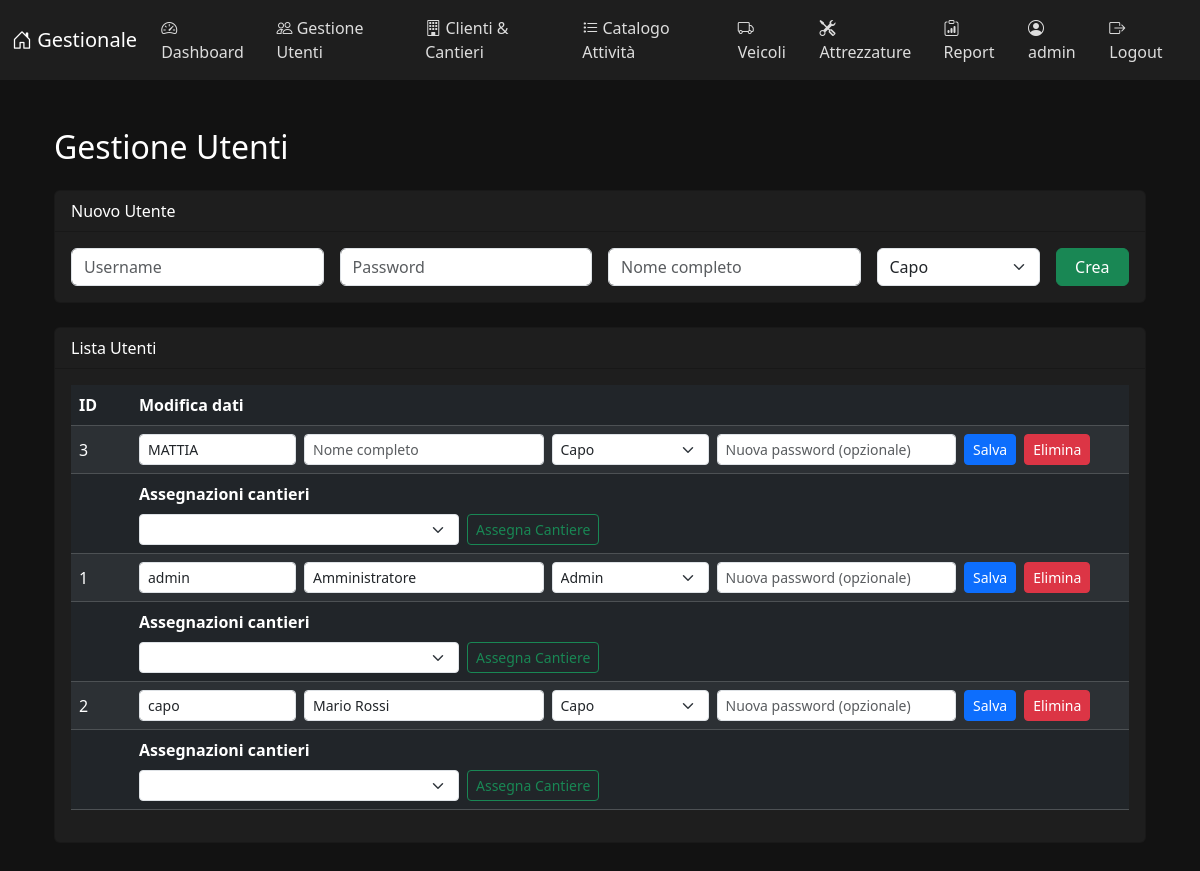
The app's page /admin/users (signed in) with its own data.
### templates/app.py (models this page shows, shortened)
class User(db.Model, UserMixin):
    id = db.Column(db.Integer, primary_key=True)
    username = db.Column(db.String(80), unique=True, nullable=False)
    password_hash = db.Column(db.String(255), nullable=False)
    role = db.Column(db.String(20), default="capo")  # "admin" o "capo"
    full_name = db.Column(db.String(120))

### templates/app.py (the view, shortened to what this page needs)
@app.route("/admin/users", methods=["GET","POST"])
@login_required
def users():
    if not is_admin(): return redirect(url_for("dashboard"))
    return render_template("users.html",
                           users=User.query.order_by(User.username).all(),
                           sites=Site.query.order_by(Site.name).all(),
                           assignments=Assignment.query.all())

### templates/app.py (called while the page is built, shortened)
@login_manager.user_loader
def load_user(uid):
    return User.query.get(int(uid))

def is_admin():
    return current_user.is_authenticated and current_user.role == "admin"

@app.context_processor
def inject_now():
    return {"now": datetime.now(), "timedelta": timedelta, "date": date}

@app.context_processor
def url_for_positional_adapter():
    def url_for_fix(endpoint, *args, **kwargs):
        return url_for(endpoint, **kwargs)
    return dict(url_for=url_for_fix)

### templates/users.html (shortened to what this page needs)
{% extends "base.html" %}
{% block content %}
<div class="container py-4">
  <h2 class="mb-4">Gestione Utenti</h2>
  <div class="card mb-4">
    <div class="card-header">Nuovo Utente</div>
    <div class="card-body">
      <form method="post" action="{{ url_for('users') }}" class="row g-3">
        <div class="col-md-3">
          <input type="text" name="username" class="form-control" placeholder="Username" required>
        </div>
        <div class="col-md-3">
          <input type="password" name="password" class="form-control" placeholder="Password" required>
        </div>
        <div class="col-md-3">
          <input type="text" name="full_name" class="form-control" placeholder="Nome completo">
        </div>
        <div class="col-md-2">
          <select name="role" class="form-select">
            <option value="capo">Capo</option>
          </select>
        </div>
        <div class="col-md-1">
          <button type="submit" class="btn btn-success w-100">Crea</button>
        </div>
      </form>
    </div>
  </div>
  <div class="card">
    <div class="card-header">Lista Utenti</div>
    <div class="card-body">
      <table class="table table-dark table-striped align-middle">
        <thead>
          <tr>
            <th style="width:60px">ID</th>
            <th>Modifica dati</th>
          </tr>
        </thead>
        <tbody>
        {% for u in users %}
          <tr>
            <td>{{ u.id }}</td>
            <td>
              <form method="post" action="{{ url_for('update_user', uid=u.id) }}" class="row g-2 align-items-center">
                <div class="col-md-2">
                  <input type="text" name="username" value="{{ u.username }}" class="form-control form-control-sm" required>
                </div>
                <div class="col-md-3">
                  <input type="text" name="full_name" value="{{ u.full_name or '' }}" class="form-control form-control-sm" placeholder="Nome completo">
                </div>
                <div class="col-md-2">
                  <select name="role" class="form-select form-select-sm">
                    <option value="capo"  {% if u.role=='capo' %}selected{% endif %}>Capo</option>
                    <option value="admin" {% if u.role=='admin' %}selected{% endif %}>Admin</option>
                  </select>
                </div>
                <div class="col-md-3">
                  <input type="password" name="password" class="form-control form-control-sm" placeholder="Nuova password (opzionale)">
                </div>
                <div class="col-md-2 d-flex gap-2">
                  <button class="btn btn-primary btn-sm">Salva</button>
              </form>
                  <form method="post" action="{{ url_for('delete_user', uid=u.id) }}" onsubmit="return confirm('Eliminare questo utente?');">
                    <button class="btn btn-danger btn-sm">Elimina</button>
                  </form>
                </div>
          <tr>
            <td></td>
            <td>
              <strong>Assegnazioni cantieri</strong>
              <form method="post" action="{{ url_for('assign_site') }}" class="d-flex gap-2">
                <select name="site_id" class="form-select form-select-sm" style="max-width:320px">
                </select>
                <button class="btn btn-sm btn-outline-success">Assegna Cantiere</button>
              </form>
            </td>
          </tr>
        {% endfor %}
{% endblock %}

### templates/base.html (shortened to what this page needs)
<!doctype html>
<html lang="it">
<head>
  <link href="https://cdn.jsdelivr.net/npm/bootstrap@5.3.2/dist/css/bootstrap.min.css" rel="stylesheet">
  <link href="https://cdn.jsdelivr.net/npm/bootstrap-icons@1.11.3/font/bootstrap-icons.css" rel="stylesheet">
</head>
<body>
  <nav class="navbar navbar-expand-lg navbar-dark">
    <div class="container-fluid">
      <a class="navbar-brand" href="{{ url_for('dashboard') }}"><i class="bi bi-house-door"></i> Gestionale</a>
      <div class="collapse navbar-collapse" id="nav">
        <ul class="navbar-nav me-auto mb-2 mb-lg-0">
          {% if current_user.is_authenticated %}
            <li class="nav-item"><a class="nav-link" href="{{ url_for('dashboard') }}"><i class="bi bi-speedometer2"></i> Dashboard</a></li>
          {% endif %}
          {% if current_user.is_authenticated and current_user.role == 'admin' %}
            <li class="nav-item"><a class="nav-link" href="{{ url_for('users') }}"><i class="bi bi-people"></i> Gestione Utenti</a></li>
            <li class="nav-item"><a class="nav-link" href="{{ url_for('clients_sites') }}"><i class="bi bi-building"></i> Clienti & Cantieri</a></li>
            <li class="nav-item"><a class="nav-link" href="{{ url_for('catalogo') }}"><i class="bi bi-list-task"></i> Catalogo Attività</a></li>
            <li class="nav-item"><a class="nav-link" href="{{ url_for('vehicles') }}"><i class="bi bi-truck"></i> Veicoli</a></li>
            <li class="nav-item"><a class="nav-link" href="{{ url_for('equipment') }}"><i class="bi bi-tools"></i> Attrezzature</a></li>
            <li class="nav-item"><a class="nav-link" href="{{ url_for('admin_report') }}"><i class="bi bi-clipboard-data"></i> Report</a></li>
          {% endif %}
        </ul>
        <ul class="navbar-nav ms-auto">
          {% if current_user.is_authenticated %}
            <li class="nav-item"><span class="nav-link disabled"><i class="bi bi-person-circle"></i> {{ current_user.username }}</span></li>
            <li class="nav-item"><a class="nav-link" href="{{ url_for('logout') }}"><i class="bi bi-box-arrow-right"></i> Logout</a></li>
          {% else %}
            <li class="nav-item"><a class="nav-link" href="{{ url_for('login') }}">Login</a></li>
          {% endif %}
        </ul>
      </div>
    </div>
  </nav>
  <main class="container my-4">
    {% block content %}{% endblock %}
  </main>
</body>
</html>

### templates/base.html (style rules this page uses)
body { background:#121212;color:#fff }
.navbar { background:#1e1e1e }
.nav-link { color:#ddd!important }
.card { background:#1e1e1e;color:#fff }

### records on screen
User: username "admin", id "1", full_name "Amministratore", role "Admin"
User: id "3", username "MATTIA", role "Capo"
User: id "2", username "capo", full_name "Mario Rossi", role "Capo"
